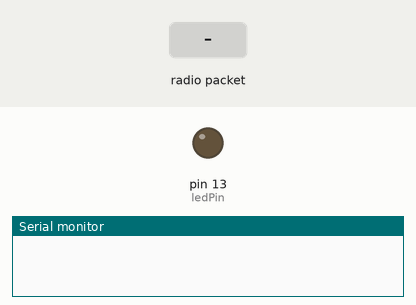
The sketch below on a simulated Arduino Uno, built with avr-gcc and run on an emulated ATmega328P. Parts: output pins drawn as LEDs (lit = HIGH), the last lines printed to the serial monitor. The test bench sets the inputs (shaded band). No radio packets arrive unless stated.

Above: at 1.2 s.
1.3 s: radio packet "1" arrives
At 2.6 s:
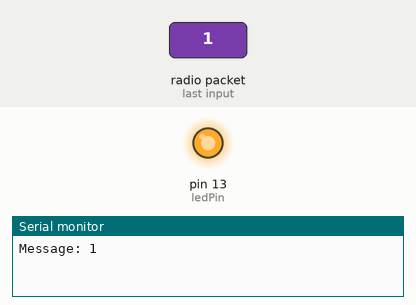
Timing chart, 0 to 4.3 s (numbered marks = the images above; inputs shaded):
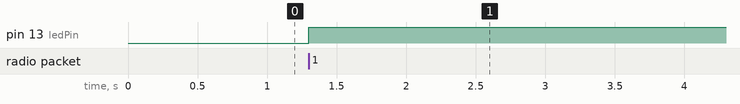

The sketch:

reciever.ino
```cpp
#include <RH_ASK.h>
#include <SPI.h> // Not actualy used but needed to compile

RH_ASK driver;
const int ledPin = 13;
void setup()
{
    pinMode(ledPin, OUTPUT);
    Serial.begin(9600); // Debugging only
    if (!driver.init())
         Serial.println("init failed");
}

void loop()
{
    uint8_t buf[17];
    uint8_t buflen = sizeof(buf);
    if (driver.recv(buf, &buflen)) // Non-blocking
    {
      int i;
      // Message with a good checksum received, dump it.
      Serial.print("Message: ");
      Serial.println((char*)buf);
      digitalWrite(ledPin, HIGH);
    }


}
```

Measured:
- after the input at 1.3 s, pin 13 (ledPin): LOW → HIGH at once
